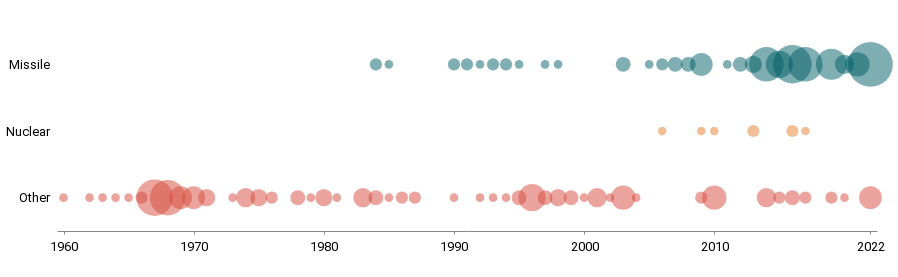

Notebook source saved alongside this figure:
### Markdown cell above
#### Extended

### Code cell
circles = (
    alt.Chart(prov_types)
    .mark_circle(thickness=2, opacity=0.5)
    .encode(
        alt.X(
            "year:O",
            axis=alt.Axis(
                values=["1960", "1970", "1980", "1990", "2000", "2010", "2022"]
            ),
            title=" ",
        ),
        alt.Y("type:N", title=" "),
        alt.Size(
            "count:Q",
            title="Count",
            scale=alt.Scale(range=[0, 2000]),
            legend=None,
        ),
        alt.Color("type:N", legend=None),
    )
    .properties(
        width=820,
        height=200,
        title="",
    )
)

(circles).configure_legend(symbolType="circle")

### Figure 1 — Vega-Lite specification as saved in the notebook (floating-point values rounded to 4 significant figures; data arrays with more than 128 entries replaced by an {"elided": "..."} marker saying what was removed)
{"config": {"view": {"width": 800, "height": 450, "strokeOpacity": 0}, "background": "#ffffff", "title": {"anchor": "start", "font": "Summit Sans", "fontColor": "palette[\"black\"]", "fontSize": 18, "fontWeight": "normal"}, "arc": {"fill": "#00d4d8"}, "area": {"fill": "#00d4d8"}, "line": {"stroke": "#00d4d8", "strokeWidth": 3}, "path": {"stroke": "#00d4d8"}, "rect": {"fill": "#00d4d8"}, "shape": {"stroke": "#00d4d8"}, "bar": {"fill": "#00d4d8"}, "point": {"stroke": "#00d4d8"}, "symbol": {"fill": "#00d4d8", "size": 30}, "axis": {"titleFont": "Roboto", "titleFontSize": 15, "titleFontWeight": "normal", "labelFont": "Roboto, sans", "labelFontSize": 13, "labelFontWeight": "normal"}, "axisX": {"labelAngle": 0, "labelPadding": 6, "tickSize": 3, "grid": false}, "axisY": {"labelBaseline": "middle", "maxExtent": 45, "minExtent": 45, "titleAlign": "left", "titleAngle": 0, "titleX": -45, "titleY": -11, "domainOpacity": 0, "gridWidth": 0.6, "gridColor": "#dddddd", "offset": 6, "tickSize": 0, "titleColor": "#767676"}, "legend": {"titleFont": "Roboto", "titleFontSize": 15, "titleFontWeight": "normal", "symbolType": "circle", "labelFont": "Roboto, sans", "labelFontSize": 13}, "range": {"category": ["#005f66", "#e37e2d", "#d64a3b", "#76b0ef", "#c1bc40"], "diverging": ["#e68a4f", "#f4bb6a", "#f9e39c", "#dadfe2", "#a6b7c6", "#849eae"], "heatmap": ["#7ff6f6", "#00eeef", "#00d4d8", "#00abb2", "#00848b", "#fbf2c7", "#00363d"], "ordinal": ["#7ff6f6", "#00eeef", "#00d4d8", "#00abb2", "#00848b", "#fbf2c7", "#00363d"], "ramp": ["#7ff6f6", "#00eeef", "#00d4d8", "#00abb2", "#00848b", "#fbf2c7", "#00363d"]}}, "data": {"name": "data-0804fd8545d39d9702bf977ac54f6ad0"}, "mark": {"type": "circle", "opacity": 0.5, "thickness": 2}, "encoding": {"color": {"field": "type", "legend": null, "type": "nominal"}, "size": {"field": "count", "legend": null, "scale": {"range": [0, 2000]}, "title": "Count", "type": "quantitative"}, "x": {"axis": {"values": ["1960", "1970", "1980", "1990", "2000", "2010", "2022"]}, "field": "year", "title": " ", "type": "ordinal"}, "y": {"field": "type", "title": " ", "type": "nominal"}}, "height": 200, "title": "", "width": 820, "$schema": "https://vega.github.io/schema/vega-lite/v4.17.0.json", "datasets": {"data-0804fd8545d39d9702bf977ac54f6ad0": {"elided": "189 records"}}}
